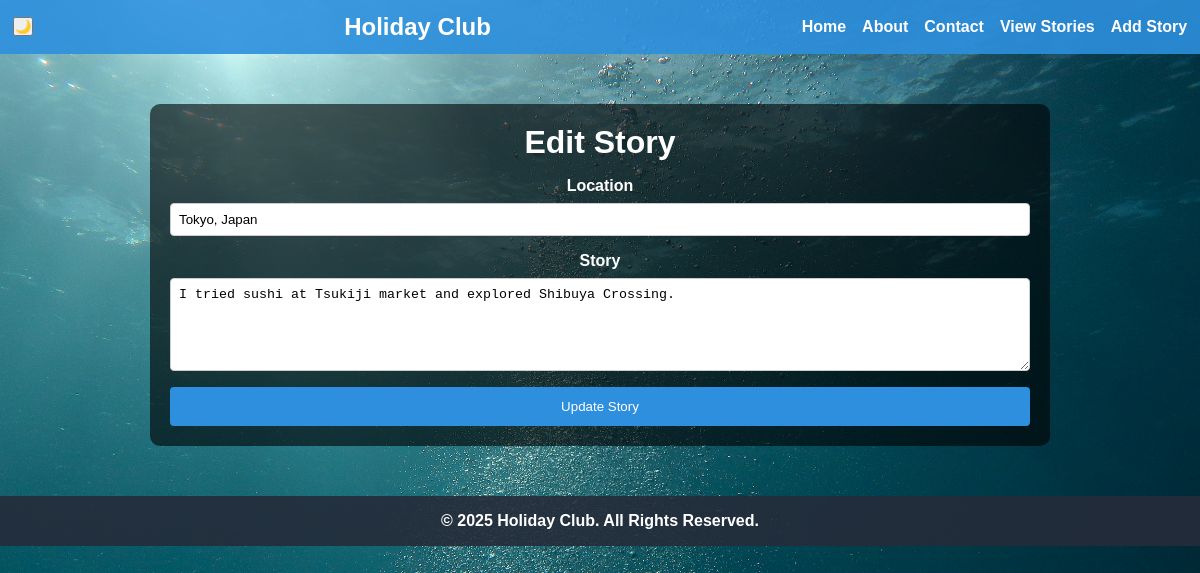
Page /editstory/2 on the earlier database version.
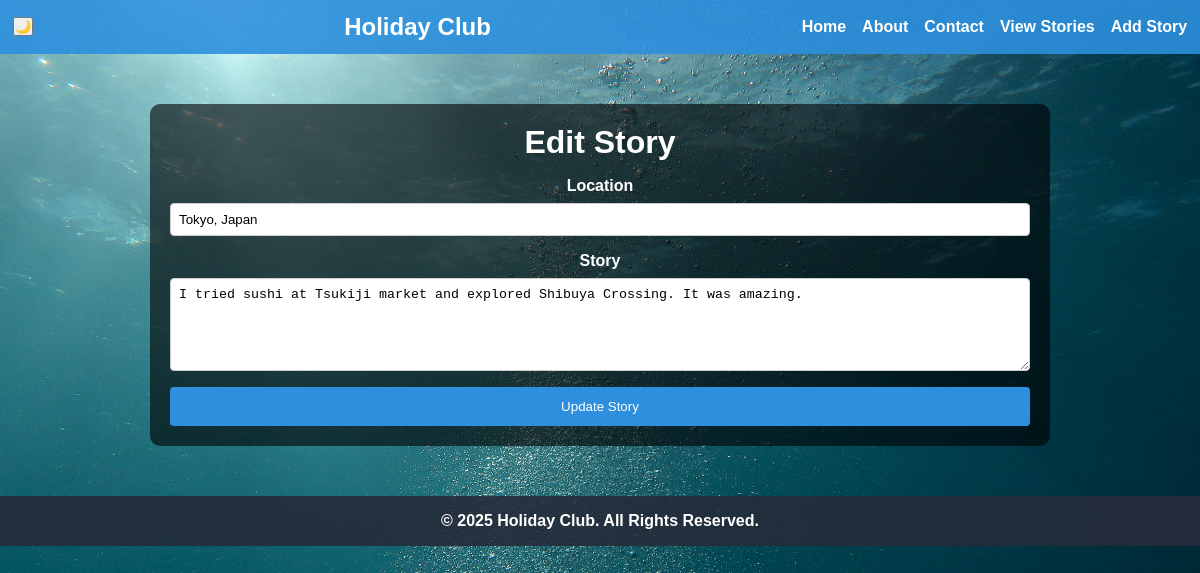
Same page on the later database version.
### tables this page shows
CREATE TABLE stories (
            id INTEGER PRIMARY KEY AUTOINCREMENT,
            location TEXT NOT NULL,
            story_text TEXT NOT NULL
        );

### app.py (the view, shortened to what this page needs)
@app.route('/editstory/<int:story_id>', methods=['GET', 'POST'])
def edit_story(story_id):
    conn = get_db_connection()
    story = conn.execute('SELECT * FROM stories WHERE id = ?', (story_id,)).fetchone()
    if story is None:
        conn.close()
        flash("Story not found!", "error")
        return redirect(url_for('view_story'))
    conn.close()
    return render_template('editstory.html', story=story)

### app.py (called while the page is built)
def get_db_connection():
    conn = sqlite3.connect(DATABASE)
    conn.row_factory = sqlite3.Row
    return conn

### templates/editstory.html
{% extends 'base.html' %}
{% block content %}
<h1>Edit Story</h1>
<form method="POST" action="{{ url_for('edit_story', story_id=story.id) }}">
  <div class="form-group">
    <label for="location">Location</label>
    <input type="text" name="location" value="{{ story.location }}" required/>
  </div>
  <div class="form-group">
    <label for="story_text">Story</label>
    <textarea name="story_text" rows="5" required>{{ story.story_text }}</textarea>
  </div>
  <button type="submit">Update Story</button>
</form>
{% endblock %}

Differences in the rows shown:
changed stories "Tokyo, Japan": story_text "I tried sushi at Tsukiji market and explored Shibuya Crossing." → "I tried sushi at Tsukiji market and explored Shibuya Crossing. It was amazing."
